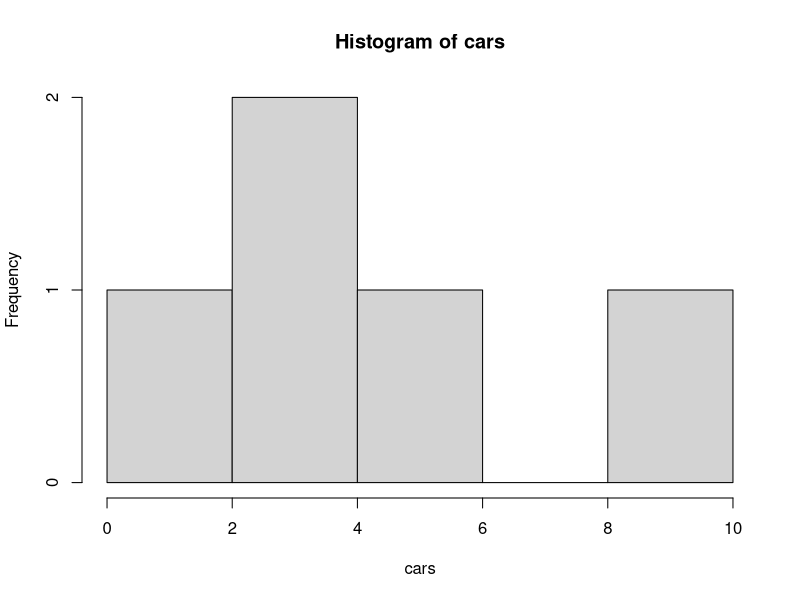

The R source for this figure:
x <- "Hello World"
print(x)
print(R.version.string)

# Define the cars vector with 5 values
cars <- c(1, 3, 6, 4, 10)

# Graph the cars vector with all defaults
hist(cars)

my_func <- function(x) {
    y <- 2 * x + 1
    print("my function has been completed")
    return(y)
}
print(my_func(1))
